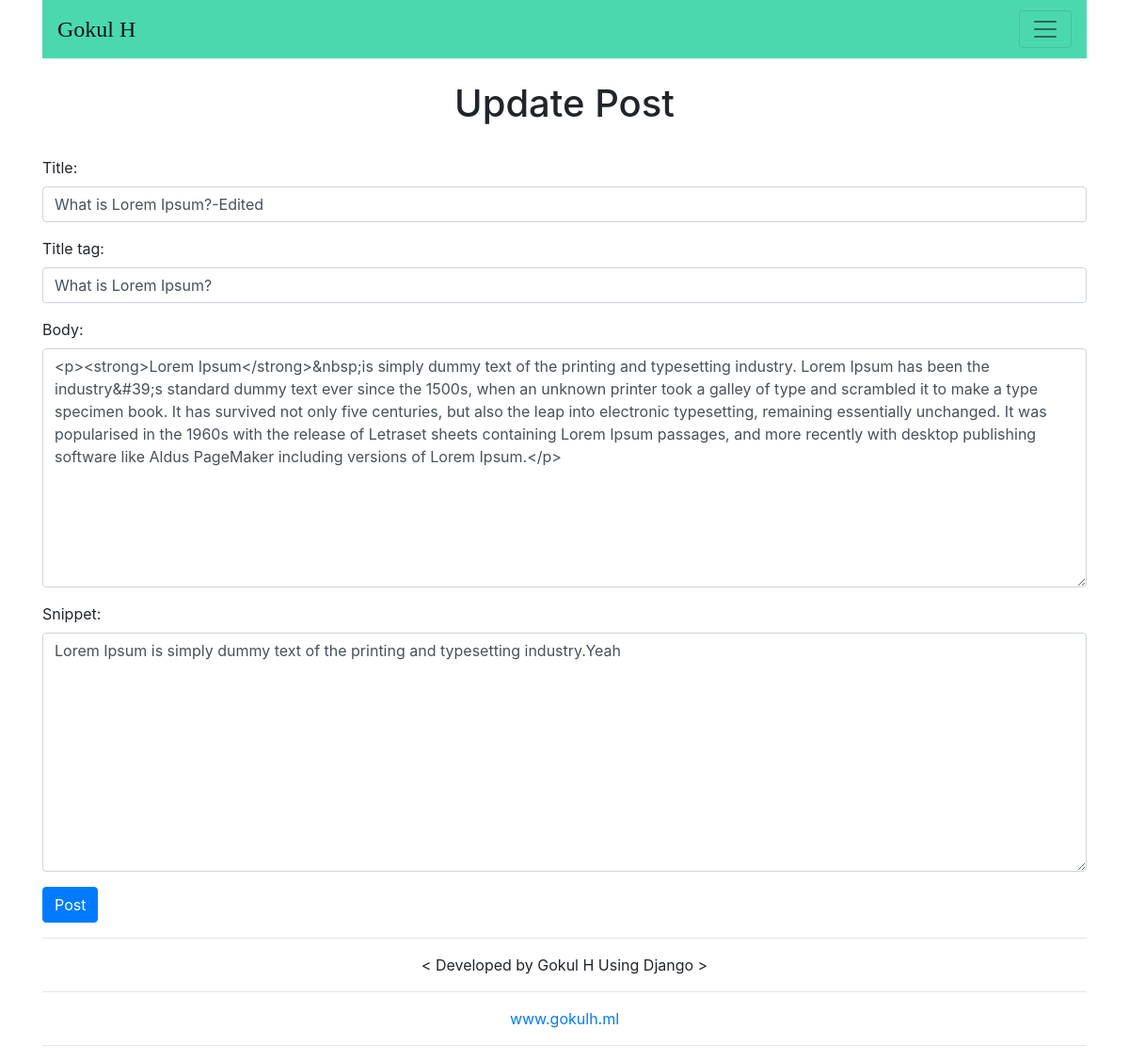
The page /article/edit/18 (signed in) on the database its author committed.
### myblog/models.py (models this page shows, shortened)
class Post(models.Model):
    title = models.CharField(max_length=255)
    title_tag = models.CharField(max_length=255)
    author = models.ForeignKey(User, on_delete=models.CASCADE)
    body = RichTextField(blank=True, null=True)
    post_date = models.DateField(auto_now_add=True)
    snippet = models.CharField(max_length=255)

### myblog/views.py (the view)
# urls.py: path('article/edit/<int:pk>', UpdatePostView.as_view(), name='update_post'),
class UpdatePostView(UpdateView):
    model = Post
    form_class = Editform
    template_name = 'update_post.html'
    success_url = reverse_lazy('home')

### myblog/forms.py
class Editform(forms.ModelForm):
    class Meta:
        model = Post
        fields = ('title', 'title_tag', 'body', 'snippet')
        widgets = {
            'title': forms.TextInput(attrs={'class': 'form-control'}),
            'title_tag': forms.TextInput(
                attrs={'class': 'form-control', 'placeholder': "This appear on the tab of your browser"}),
            'body': forms.Textarea(attrs={'class': 'form-control'}),
            'snippet': forms.Textarea(attrs={'class': 'form-control'}),
        }

### myblog/templates/update_post.html (shortened to what this page needs)
{%extends 'base.html' %}
{% block content%}
    <br>
    <h1>Update Post</h1>
    <br>
    {% if user.is_authenticated %}
        {% if user.id == post.author.id %}
            <div class="form-group">
                <form method="POST">
                    {{ form.as_p }}
                    <button class="btn btn-primary">Post</button>
                </form>
            </div>
        {% else %}
            Only the author of the blog can Edit This Post
        {% endif %}
    {% else %}
            <br><br>
            <h1>You are not authorised To access This Page!!!</h1>
            <h1>Try Logging in...</h1>
    {% endif %}
{% endblock %}

### myblog/templates/base.html (style rules this page uses)
h1 { text-align: center; }

### rows shown on the page
Post: title "What is Lorem Ipsum?-Edited", title_tag "What is Lorem Ipsum?", body "<p><strong>Lorem Ipsum</strong>&nbsp;is simply dummy text of the printing and typesetting industry. Lorem Ipsum has been the industry&#39;s standard dummy text ever since the 1500s, when an unknown printer took a galley of type and scrambled it to make a type specimen book. It has survived not only five centuries, but also the leap into electronic typesetting, remaining essentially unchanged. It was popularised in the 1960s with the release of Letraset sheets containing Lorem Ipsum passages, and more recently with desktop publishing software like Aldus PageMaker including versions of Lorem Ipsum.</p>", snippet "Lorem Ipsum is simply dummy text of the printing and typesetting industry.Yeah"
